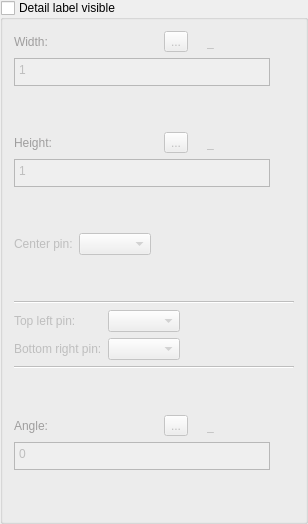
             <widget class="QGroupBox" name="groupBoxDetailLabel">
              <property name="enabled">
               <bool>true</bool>
              </property>
              <property name="title">
               <string>Detail label visible</string>
              </property>
              <property name="flat">
               <bool>true</bool>
              </property>
              <property name="checkable">
               <bool>true</bool>
              </property>
              <property name="checked">
               <bool>false</bool>
              </property>
              <layout class="QVBoxLayout" name="verticalLayout_8">
               <item>
                <layout class="QHBoxLayout" name="horizontalLayout_18">
                 <item alignment="Qt::AlignLeft">
                  <widget class="QLabel" name="labelEditDLWidth">
                   <property name="sizePolicy">
                    <sizepolicy hsizetype="Fixed" vsizetype="Preferred">
                     <horstretch>0</horstretch>
                     <verstretch>0</verstretch>
                    </sizepolicy>
                   </property>
                   <property name="palette">
                    <palette>
                     <active>
                      <colorrole role="WindowText">
                       <brush brushstyle="SolidPattern">
                        <color alpha="255">
                         <red>255</red>
                         <green>0</green>
                         <blue>0</blue>
                        </color>
                       </brush>
                      </colorrole>
                     </active>
                     <inactive>
                      <colorrole role="WindowText">
                       <brush brushstyle="SolidPattern">
                        <color alpha="255">
                         <red>255</red>
                         <green>0</green>
                         <blue>0</blue>
                        </color>
                       </brush>
                      </colorrole>
                     </inactive>
                     <disabled>
                      <colorrole role="WindowText">
                       <brush brushstyle="SolidPattern">
                        <color alpha="255">
                         <red>159</red>
                         <green>158</green>
                         <blue>158</blue>
                        </color>
                       </brush>
                      </colorrole>
                     </disabled>
                    </palette>
                   </property>
                   <property name="text">
                    <string>Width:</string>
                   </property>
                  </widget>
                 </item>
                 <item>
                  <spacer name="horizontalSpacer_9">
                   <property name="orientation">
                    <enum>Qt::Horizontal</enum>
                   </property>
                   <property name="sizeHint" stdset="0">
                    <size>
                     <width>40</width>
                     <height>20</height>
                    </size>
                   </property>
                  </spacer>
                 </item>
                 <item alignment="Qt::AlignRight">
                  <widget class="QToolButton" name="pushButtonDLWidth">
                   <property name="toolTip">
                    <string>Formula wizard</string>
                   </property>
                   <property name="text">
                    <string notr="true">...</string>
                   </property>
                   <property name="icon">
                    <iconset resource="../../../../../vmisc/share/resources/icon.qrc">
                     <normaloff>:/icon/24x24/fx.png</normaloff>:/icon/24x24/fx.png</iconset>
                   </property>
                   <property name="iconSize">
                    <size>
                     <width>24</width>
                     <height>24</height>
                    </size>
                   </property>
                  </widget>
                 </item>
                 <item alignment="Qt::AlignRight">
                  <widget class="QLabel" name="labelEqual_3">
                   <property name="text">
                    <string/>
                   </property>
                   <property name="pixmap">
                    <pixmap resource="../../../../../vmisc/share/resources/icon.qrc">:/icon/24x24/equal.png</pixmap>
                   </property>
                  </widget>
                 </item>
                 <item alignment="Qt::AlignRight">
                  <widget class="QLabel" name="labelDLWidth">
                   <property name="sizePolicy">
                    <sizepolicy hsizetype="Fixed" vsizetype="Preferred">
                     <horstretch>0</horstretch>
                     <verstretch>0</verstretch>
                    </sizepolicy>
                   </property>
                   <property name="minimumSize">
                    <size>
                     <width>87</width>
                     <height>0</height>
                    </size>
                   </property>
                   <property name="baseSize">
                    <size>
                     <width>0</width>
                     <height>0</height>
                    </size>
                   </property>
                   <property name="toolTip">
                    <string>Value</string>
                   </property>
                   <property name="text">
                    <string notr="true">_</string>
                   </property>
                  </widget>
                 </item>
                </layout>
               </item>
               <item>
                <layout class="QHBoxLayout" name="horizontalLayout_19">
                 <item>
                  <widget class="QPlainTextEdit" name="lineEditDLWidthFormula">
                   <property name="sizePolicy">
                    <sizepolicy hsizetype="Expanding" vsizetype="Preferred">
                     <horstretch>0</horstretch>
                     <verstretch>0</verstretch>
                    </sizepolicy>
                   </property>
                   <property name="maximumSize">
                    <size>
                     <width>16777215</width>
                     <height>28</height>
                    </size>
                   </property>
                   <property name="toolTip">
                    <string>Calculation</string>
                   </property>
                   <property name="tabChangesFocus">
                    <bool>true</bool>
                   </property>
                   <property name="plainText">
                    <string notr="true">1</string>
                   </property>
                  </widget>
                 </item>
                 <item>
                  <widget class="QPushButton" name="pushButtonShowDLWidth">
                   <property name="maximumSize">
                    <size>
                     <width>18</width>
                     <height>18</height>
                    </size>
                   </property>
                   <property name="sizeIncrement">
                    <size>
                     <width>0</width>
                     <height>0</height>
                    </size>
                   </property>
                   <property name="toolTip">
                    <string>&lt;html&gt;&lt;head/&gt;&lt;body&gt;&lt;p&gt;Show full calculation in message box&lt;/p&gt;&lt;/body&gt;&lt;/html&gt;</string>
                   </property>
                   <property name="text">
                    <string notr="true"/>
                   </property>
                   <property name="icon">
                    <iconset theme="go-down">
                     <normaloff>../</normaloff>../</iconset>
                   </property>
                   <property name="iconSize">
                    <size>
                     <width>16</width>
                     <height>16</height>
                    </size>
                   </property>
                   <property name="flat">
                    <bool>true</bool>
                   </property>
                  </widget>
                 </item>
                </layout>
               </item>
               <item>
                <spacer name="verticalSpacer_4">
                 <property name="orientation">
                  <enum>Qt::Vertical</enum>
                 </property>
                 <property name="sizeHint" stdset="0">
                  <size>
                   <width>20</width>
                   <height>40</height>
                  </size>
                 </property>
                </spacer>
               </item>
               <item>
                <layout class="QHBoxLayout" name="horizontalLayout_20">
                 <item alignment="Qt::AlignLeft">
                  <widget class="QLabel" name="labelEditDLHeight">
                   <property name="sizePolicy">
                    <sizepolicy hsizetype="Fixed" vsizetype="Preferred">
                     <horstretch>0</horstretch>
                     <verstretch>0</verstretch>
                    </sizepolicy>
                   </property>
                   <property name="palette">
                    <palette>
                     <active>
                      <colorrole role="WindowText">
                       <brush brushstyle="SolidPattern">
                        <color alpha="255">
                         <red>255</red>
                         <green>0</green>
                         <blue>0</blue>
                        </color>
                       </brush>
                      </colorrole>
                     </active>
                     <inactive>
                      <colorrole role="WindowText">
                       <brush brushstyle="SolidPattern">
                        <color alpha="255">
                         <red>255</red>
                         <green>0</green>
                         <blue>0</blue>
                        </color>
                       </brush>
                      </colorrole>
                     </inactive>
                     <disabled>
                      <colorrole role="WindowText">
                       <brush brushstyle="SolidPattern">
                        <color alpha="255">
                         <red>159</red>
                         <green>158</green>
                         <blue>158</blue>
                        </color>
                       </brush>
                      </colorrole>
                     </disabled>
                    </palette>
                   </property>
                   <property name="text">
                    <string>Height:</string>
                   </property>
                  </widget>
                 </item>
                 <item>
                  <spacer name="horizontalSpacer_10">
                   <property name="orientation">
                    <enum>Qt::Horizontal</enum>
                   </property>
                   <property name="sizeHint" stdset="0">
                    <size>
                     <width>40</width>
                     <height>20</height>
                    </size>
                   </property>
                  </spacer>
                 </item>
                 <item alignment="Qt::AlignRight">
                  <widget class="QToolButton" name="pushButtonDLHeight">
                   <property name="toolTip">
                    <string>Formula wizard</string>
                   </property>
                   <property name="text">
                    <string notr="true">...</string>
                   </property>
                   <property name="icon">
                    <iconset resource="../../../../../vmisc/share/resources/icon.qrc">
                     <normaloff>:/icon/24x24/fx.png</normaloff>:/icon/24x24/fx.png</iconset>
                   </property>
                   <property name="iconSize">
                    <size>
                     <width>24</width>
                     <height>24</height>
                    </size>
                   </property>
                  </widget>
                 </item>
                 <item alignment="Qt::AlignRight">
                  <widget class="QLabel" name="labelEqual_4">
                   <property name="text">
                    <string/>
                   </property>
                   <property name="pixmap">
                    <pixmap resource="../../../../../vmisc/share/resources/icon.qrc">:/icon/24x24/equal.png</pixmap>
                   </property>
                  </widget>
                 </item>
                 <item alignment="Qt::AlignRight">
                  <widget class="QLabel" name="labelDLHeight">
                   <property name="sizePolicy">
                    <sizepolicy hsizetype="Fixed" vsizetype="Preferred">
                     <horstretch>0</horstretch>
                     <verstretch>0</verstretch>
                    </sizepolicy>
                   </property>
                   <property name="minimumSize">
                    <size>
                     <width>87</width>
                     <height>0</height>
                    </size>
                   </property>
                   <property name="baseSize">
                    <size>
                     <width>0</width>
                     <height>0</height>
                    </size>
                   </property>
                   <property name="toolTip">
                    <string>Value</string>
                   </property>
                   <property name="text">
                    <string notr="true">_</string>
                   </property>
                  </widget>
                 </item>
                </layout>
               </item>
               <item>
                <layout class="QHBoxLayout" name="horizontalLayout_21">
                 <item>
                  <widget class="QPlainTextEdit" name="lineEditDLHeightFormula">
                   <property name="sizePolicy">
                    <sizepolicy hsizetype="Expanding" vsizetype="Preferred">
                     <horstretch>0</horstretch>
                     <verstretch>0</verstretch>
                    </sizepolicy>
                   </property>
                   <property name="maximumSize">
                    <size>
                     <width>16777215</width>
                     <height>28</height>
                    </size>
                   </property>
                   <property name="toolTip">
                    <string>Calculation</string>
                   </property>
                   <property name="tabChangesFocus">
                    <bool>true</bool>
                   </property>
                   <property name="plainText">
                    <string notr="true">1</string>
                   </property>
                  </widget>
                 </item>
                 <item>
                  <widget class="QPushButton" name="pushButtonShowDLHeight">
                   <property name="maximumSize">
                    <size>
                     <width>18</width>
                     <height>18</height>
                    </size>
                   </property>
                   <property name="sizeIncrement">
                    <size>
                     <width>0</width>
                     <height>0</height>
                    </size>
                   </property>
                   <property name="toolTip">
                    <string>&lt;html&gt;&lt;head/&gt;&lt;body&gt;&lt;p&gt;Show full calculation in message box&lt;/p&gt;&lt;/body&gt;&lt;/html&gt;</string>
                   </property>
                   <property name="text">
                    <string notr="true"/>
                   </property>
                   <property name="icon">
                    <iconset theme="go-down">
                     <normaloff>../</normaloff>../</iconset>
                   </property>
                   <property name="iconSize">
                    <size>
                     <width>16</width>
                     <height>16</height>
                    </size>
                   </property>
                   <property name="flat">
                    <bool>true</bool>
                   </property>
                  </widget>
                 </item>
                </layout>
               </item>
               <item>
                <spacer name="verticalSpacer_5">
                 <property name="orientation">
                  <enum>Qt::Vertical</enum>
                 </property>
                 <property name="sizeHint" stdset="0">
                  <size>
                   <width>20</width>
                   <height>40</height>
                  </size>
                 </property>
                </spacer>
               </item>
               <item>
                <layout class="QFormLayout" name="formLayout_9">
                 <property name="fieldGrowthPolicy">
                  <enum>QFormLayout::ExpandingFieldsGrow</enum>
                 </property>
                 <item row="0" column="0">
                  <widget class="QLabel" name="labelDLCenter">
                   <property name="text">
                    <string>Center pin:</string>
                   </property>
                  </widget>
                 </item>
                 <item row="0" column="1">
                  <widget class="QComboBox" name="comboBoxDLCenterPin"/>
                 </item>
                </layout>
               </item>
               <item>
                <spacer name="verticalSpacer_10">
                 <property name="orientation">
                  <enum>Qt::Vertical</enum>
                 </property>
                 <property name="sizeHint" stdset="0">
                  <size>
                   <width>20</width>
                   <height>40</height>
                  </size>
                 </property>
                </spacer>
               </item>
               <item>
                <widget class="Line" name="line_3">
                 <property name="orientation">
                  <enum>Qt::Horizontal</enum>
                 </property>
                </widget>
               </item>
               <item>
                <layout class="QFormLayout" name="formLayout_4">
                 <property name="fieldGrowthPolicy">
                  <enum>QFormLayout::ExpandingFieldsGrow</enum>
                 </property>
                 <item row="0" column="0">
                  <widget class="QLabel" name="labelDLTopLeftPin">
                   <property name="text">
                    <string>Top left pin:</string>
                   </property>
                  </widget>
                 </item>
                 <item row="0" column="1">
                  <widget class="QComboBox" name="comboBoxDLTopLeftPin"/>
                 </item>
                 <item row="1" column="0">
                  <widget class="QLabel" name="labelDLBottomRightPin">
                   <property name="text">
                    <string>Bottom right pin:</string>
                   </property>
                  </widget>
                 </item>
                 <item row="1" column="1">
                  <widget class="QComboBox" name="comboBoxDLBottomRightPin"/>
                 </item>
                </layout>
               </item>
               <item>
                <widget class="Line" name="line_4">
                 <property name="orientation">
                  <enum>Qt::Horizontal</enum>
                 </property>
                </widget>
               </item>
               <item>
                <spacer name="verticalSpacer_11">
                 <property name="orientation">
                  <enum>Qt::Vertical</enum>
                 </property>
                 <property name="sizeHint" stdset="0">
                  <size>
                   <width>20</width>
                   <height>40</height>
                  </size>
                 </property>
                </spacer>
               </item>
               <item>
                <layout class="QHBoxLayout" name="horizontalLayout_22">
                 <item alignment="Qt::AlignLeft">
                  <widget class="QLabel" name="labelEditDLAngle">
                   <property name="sizePolicy">
                    <sizepolicy hsizetype="Fixed" vsizetype="Preferred">
                     <horstretch>0</horstretch>
                     <verstretch>0</verstretch>
                    </sizepolicy>
                   </property>
                   <property name="palette">
                    <palette>
                     <active>
                      <colorrole role="WindowText">
                       <brush brushstyle="SolidPattern">
                        <color alpha="255">
                         <red>255</red>
                         <green>0</green>
                         <blue>0</blue>
                        </color>
                       </brush>
                      </colorrole>
                     </active>
                     <inactive>
                      <colorrole role="WindowText">
                       <brush brushstyle="SolidPattern">
                        <color alpha="255">
                         <red>255</red>
                         <green>0</green>
                         <blue>0</blue>
                        </color>
                       </brush>
                      </colorrole>
                     </inactive>
                     <disabled>
                      <colorrole role="WindowText">
                       <brush brushstyle="SolidPattern">
                        <color alpha="255">
                         <red>159</red>
                         <green>158</green>
                         <blue>158</blue>
                        </color>
                       </brush>
                      </colorrole>
                     </disabled>
                    </palette>
                   </property>
                   <property name="text">
                    <string>Angle:</string>
                   </property>
                  </widget>
                 </item>
                 <item>
                  <spacer name="horizontalSpacer_11">
                   <property name="orientation">
                    <enum>Qt::Horizontal</enum>
                   </property>
                   <property name="sizeHint" stdset="0">
                    <size>
                     <width>40</width>
                     <height>20</height>
                    </size>
                   </property>
                  </spacer>
                 </item>
                 <item alignment="Qt::AlignRight">
                  <widget class="QToolButton" name="pushButtonDLAngle">
                   <property name="toolTip">
                    <string>Formula wizard</string>
                   </property>
                   <property name="text">
                    <string notr="true">...</string>
                   </property>
                   <property name="icon">
                    <iconset resource="../../../../../vmisc/share/resources/icon.qrc">
                     <normaloff>:/icon/24x24/fx.png</normaloff>:/icon/24x24/fx.png</iconset>
                   </property>
                   <property name="iconSize">
                    <size>
                     <width>24</width>
                     <height>24</height>
                    </size>
                   </property>
                  </widget>
                 </item>
                 <item alignment="Qt::AlignRight">
                  <widget class="QLabel" name="labelEqual_5">
                   <property name="text">
                    <string/>
                   </property>
                   <property name="pixmap">
                    <pixmap resource="../../../../../vmisc/share/resources/icon.qrc">:/icon/24x24/equal.png</pixmap>
                   </property>
                  </widget>
                 </item>
                 <item alignment="Qt::AlignRight">
                  <widget class="QLabel" name="labelDLAngle">
                   <property name="sizePolicy">
                    <sizepolicy hsizetype="Fixed" vsizetype="Preferred">
                     <horstretch>0</horstretch>
                     <verstretch>0</verstretch>
                    </sizepolicy>
                   </property>
                   <property name="minimumSize">
                    <size>
                     <width>87</width>
                     <height>0</height>
                    </size>
                   </property>
                   <property name="baseSize">
                    <size>
                     <width>0</width>
                     <height>0</height>
                    </size>
                   </property>
                   <property name="toolTip">
                    <string>Value</string>
                   </property>
                   <property name="text">
                    <string notr="true">_</string>
                   </property>
                  </widget>
                 </item>
                </layout>
               </item>
               <item>
                <layout class="QHBoxLayout" name="horizontalLayout_23">
                 <item>
                  <widget class="QPlainTextEdit" name="lineEditDLAngleFormula">
                   <property name="sizePolicy">
                    <sizepolicy hsizetype="Expanding" vsizetype="Preferred">
                     <horstretch>0</horstretch>
                     <verstretch>0</verstretch>
                    </sizepolicy>
                   </property>
                   <property name="maximumSize">
                    <size>
                     <width>16777215</width>
                     <height>28</height>
                    </size>
                   </property>
                   <property name="toolTip">
                    <string>Calculation</string>
                   </property>
                   <property name="tabChangesFocus">
                    <bool>true</bool>
                   </property>
                   <property name="plainText">
                    <string notr="true">0</string>
                   </property>
                  </widget>
                 </item>
                 <item>
                  <widget class="QPushButton" name="pushButtonShowDLAngle">
                   <property name="maximumSize">
                    <size>
                     <width>18</width>
                     <height>18</height>
                    </size>
                   </property>
                   <property name="sizeIncrement">
                    <size>
                     <width>0</width>
                     <height>0</height>
                    </size>
                   </property>
                   <property name="toolTip">
                    <string>&lt;html&gt;&lt;head/&gt;&lt;body&gt;&lt;p&gt;Show full calculation in message box&lt;/p&gt;&lt;/body&gt;&lt;/html&gt;</string>
                   </property>
                   <property name="text">
                    <string notr="true"/>
                   </property>
                   <property name="icon">
                    <iconset theme="go-down">
                     <normaloff>../</normaloff>../</iconset>
                   </property>
                   <property name="iconSize">
                    <size>
                     <width>16</width>
                     <height>16</height>
                    </size>
                   </property>
                   <property name="flat">
                    <bool>true</bool>
                   </property>
                  </widget>
                 </item>
                </layout>
               </item>
               <item>
                <spacer name="verticalSpacer_8">
                 <property name="orientation">
                  <enum>Qt::Vertical</enum>
                 </property>
                 <property name="sizeHint" stdset="0">
                  <size>
                   <width>20</width>
                   <height>40</height>
                  </size>
                 </property>
                </spacer>
               </item>
              </layout>
             </widget>
